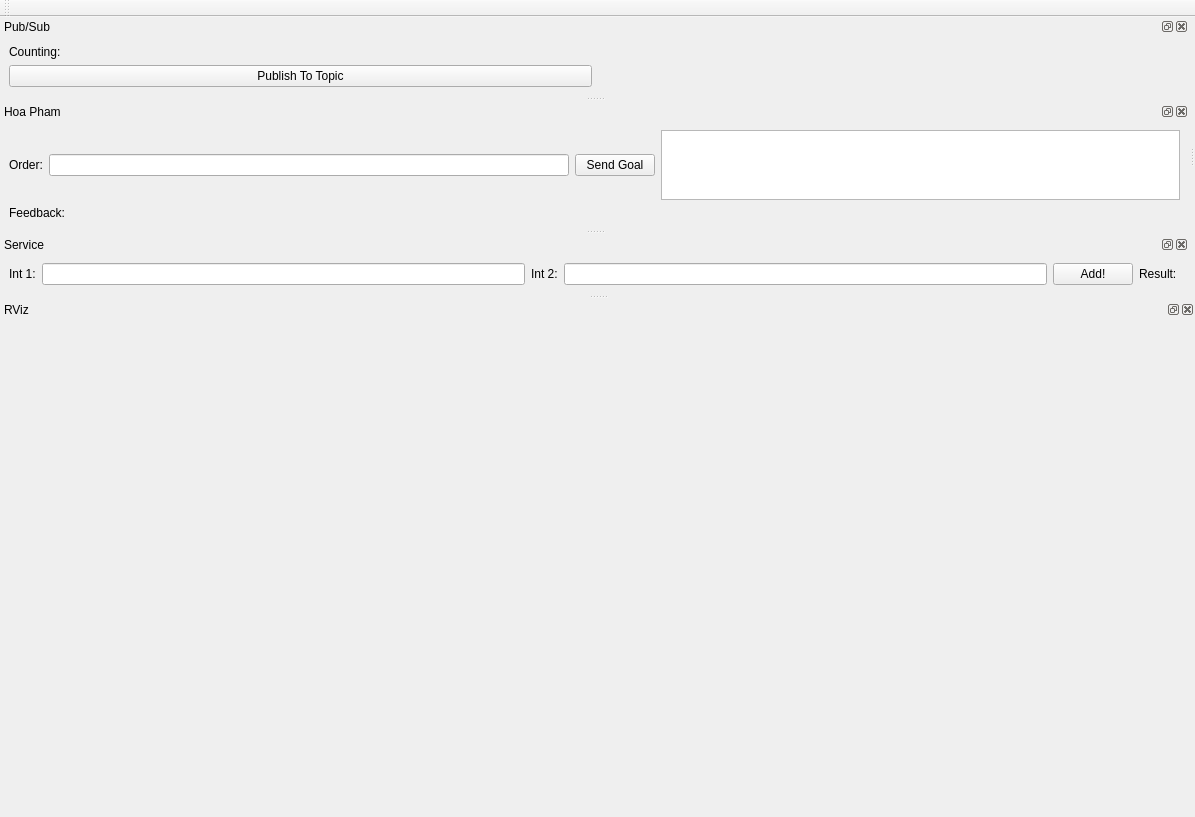
<?xml version="1.0" encoding="UTF-8"?>
<ui version="4.0">
 <class>HelloGui</class>
 <widget class="QMainWindow" name="HelloGui">
  <property name="geometry">
   <rect>
    <x>0</x>
    <y>0</y>
    <width>1195</width>
    <height>817</height>
   </rect>
  </property>
  <property name="sizePolicy">
   <sizepolicy hsizetype="Maximum" vsizetype="Maximum">
    <horstretch>0</horstretch>
    <verstretch>0</verstretch>
   </sizepolicy>
  </property>
  <property name="windowTitle">
   <string>UR16 3D</string>
  </property>
  <widget class="QWidget" name="centralwidget">
   <property name="maximumSize">
    <size>
     <width>0</width>
     <height>0</height>
    </size>
   </property>
   <property name="baseSize">
    <size>
     <width>0</width>
     <height>0</height>
    </size>
   </property>
   <layout class="QVBoxLayout" name="verticalLayout"/>
  </widget>
  <widget class="QMenuBar" name="menubar">
   <property name="geometry">
    <rect>
     <x>0</x>
     <y>0</y>
     <width>1195</width>
     <height>22</height>
    </rect>
   </property>
  </widget>
  <widget class="QDockWidget" name="pub_sub_topics_dock">
   <property name="windowTitle">
    <string>Pub/Sub</string>
   </property>
   <attribute name="dockWidgetArea">
    <number>1</number>
   </attribute>
   <widget class="QWidget" name="pub_subs_dock">
    <layout class="QGridLayout" name="gridLayout_2">
     <item row="0" column="0">
      <layout class="QVBoxLayout" name="verticalLayout_3">
       <item>
        <widget class="QLabel" name="count_lbl">
         <property name="text">
          <string>Counting: </string>
         </property>
        </widget>
       </item>
       <item>
        <layout class="QHBoxLayout" name="horizontalLayout_2">
         <property name="sizeConstraint">
          <enum>QLayout::SizeConstraint::SetDefaultConstraint</enum>
         </property>
         <item>
          <widget class="QPushButton" name="publish_to_topic">
           <property name="text">
            <string>Publish To Topic</string>
           </property>
          </widget>
         </item>
         <item>
          <widget class="QLabel" name="topic_subscription_lbl">
           <property name="frameShape">
            <enum>QFrame::Shape::NoFrame</enum>
           </property>
           <property name="text">
            <string/>
           </property>
          </widget>
         </item>
        </layout>
       </item>
      </layout>
     </item>
    </layout>
   </widget>
  </widget>
  <widget class="QDockWidget" name="action_server_dock_parent">
   <property name="enabled">
    <bool>true</bool>
   </property>
   <property name="windowTitle">
    <string>Hoa Pham</string>
   </property>
   <attribute name="dockWidgetArea">
    <number>1</number>
   </attribute>
   <widget class="QWidget" name="action_server_dock">
    <layout class="QGridLayout" name="gridLayout_3">
     <item row="0" column="0">
      <layout class="QVBoxLayout" name="verticalLayout_4">
       <item>
        <layout class="QHBoxLayout" name="horizontalLayout_4">
         <item>
          <widget class="QLabel" name="order_lbl">
           <property name="text">
            <string>Order:</string>
           </property>
          </widget>
         </item>
         <item>
          <widget class="QLineEdit" name="order_edit"/>
         </item>
         <item>
          <widget class="QPushButton" name="send_goal_btn">
           <property name="text">
            <string>Send Goal</string>
           </property>
          </widget>
         </item>
         <item>
          <widget class="QListWidget" name="result_list"/>
         </item>
        </layout>
       </item>
       <item>
        <widget class="QLabel" name="action_feedback_lbl">
         <property name="text">
          <string>Feedback:</string>
         </property>
        </widget>
       </item>
      </layout>
     </item>
    </layout>
   </widget>
  </widget>
  <widget class="QDockWidget" name="service_dock_parent">
   <property name="windowTitle">
    <string>Service</string>
   </property>
   <attribute name="dockWidgetArea">
    <number>1</number>
   </attribute>
   <widget class="QWidget" name="service_dock">
    <layout class="QGridLayout" name="gridLayout">
     <item row="0" column="0">
      <layout class="QHBoxLayout" name="horizontalLayout_3">
       <item>
        <widget class="QLabel" name="int_1_lbl">
         <property name="text">
          <string>Int 1:</string>
         </property>
        </widget>
       </item>
       <item>
        <widget class="QLineEdit" name="int_1_edit"/>
       </item>
       <item>
        <widget class="QLabel" name="int_2_lbl">
         <property name="text">
          <string>Int 2:</string>
         </property>
        </widget>
       </item>
       <item>
        <widget class="QLineEdit" name="int_2_edit"/>
       </item>
       <item>
        <widget class="QPushButton" name="add_btn">
         <property name="text">
          <string>Add!</string>
         </property>
        </widget>
       </item>
       <item>
        <widget class="QLabel" name="service_result_lbl">
         <property name="text">
          <string>Result: </string>
         </property>
        </widget>
       </item>
      </layout>
     </item>
    </layout>
   </widget>
  </widget>
  <widget class="QToolBar" name="toolBar">
   <property name="windowTitle">
    <string>toolBar</string>
   </property>
   <attribute name="toolBarArea">
    <enum>TopToolBarArea</enum>
   </attribute>
   <attribute name="toolBarBreak">
    <bool>false</bool>
   </attribute>
  </widget>
  <widget class="QDockWidget" name="rviz_dock_parent_4">
   <property name="enabled">
    <bool>true</bool>
   </property>
   <property name="sizePolicy">
    <sizepolicy hsizetype="Expanding" vsizetype="Expanding">
     <horstretch>0</horstretch>
     <verstretch>0</verstretch>
    </sizepolicy>
   </property>
   <property name="windowTitle">
    <string>RViz</string>
   </property>
   <attribute name="dockWidgetArea">
    <number>8</number>
   </attribute>
   <widget class="QWidget" name="rviz_dock_3">
    <layout class="QGridLayout" name="gridLayout_5"/>
   </widget>
  </widget>
  <action name="actionGUI">
   <property name="text">
    <string>GUI</string>
   </property>
  </action>
 </widget>
 <resources/>
 <connections>
  <connection>
   <sender>send_goal_btn</sender>
   <signal>clicked()</signal>
   <receiver>int_2_edit</receiver>
   <slot>close()</slot>
   <hints>
    <hint type="sourcelabel">
     <x>630</x>
     <y>195</y>
    </hint>
    <hint type="destinationlabel">
     <x>633</x>
     <y>294</y>
    </hint>
   </hints>
  </connection>
 </connections>
</ui>
